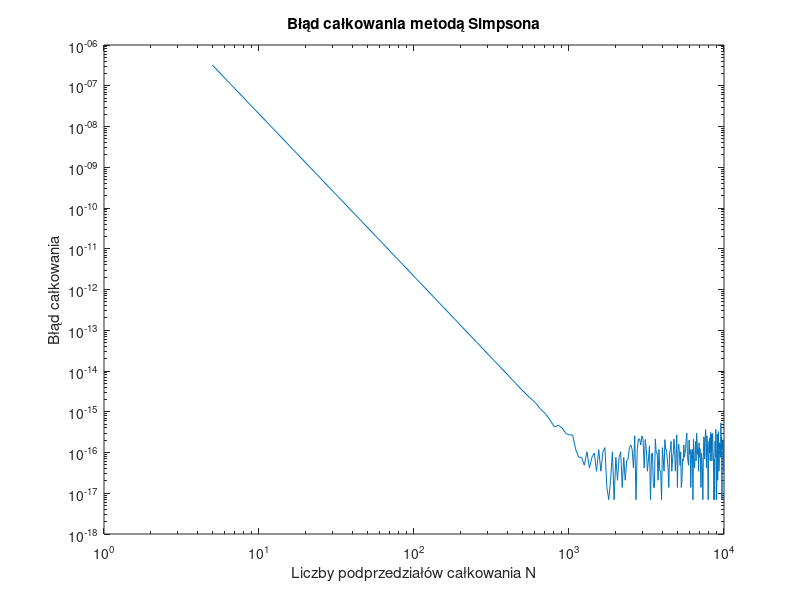

Reproduce this figure in MATLAB.
function [integration_error, Nt, ft_5, integral_1000] = zadanie3()
    % Numeryczne całkowanie metodą Simpsona.
    % Nt - wektor zawierający liczby podprzedziałów całkowania
    % integration_error - integration_error(1,i) zawiera błąd całkowania wyznaczony
    %   dla liczby podprzedziałów równej Nt(i). Zakładając, że obliczona wartość całki
    %   dla Nt(i) liczby podprzedziałów całkowania wyniosła integration_result,
    %   to integration_error(1,i) = abs(integration_result - reference_value),
    %   gdzie reference_value jest wartością referencyjną całki.
    % ft_5 - gęstość funkcji prawdopodobieństwa dla n=5
    % integral_1000 - całka od 0 do 5 funkcji gęstości prawdopodobieństwa
    %   dla 1000 podprzedziałów całkowania

    reference_value = 0.0473612919396179; % wartość referencyjna całki

    Nt = 5:50:10^4;
    integration_error = zeros(1, length(Nt));
    
    for i = 1:length(Nt)
        integration_result = calculate_simpson_method(@f, Nt(i));
        integration_error(i) = abs(integration_result-reference_value);
    end

    loglog(Nt, integration_error);
    xlabel('Liczby podprzedziałów całkowania N');
    ylabel('Błąd całkowania');
    title('Błąd całkowania metodą Simpsona');
    saveas(gcf, 'zadanie3.png');

    ft_5 = f(5);
    integral_1000 = calculate_simpson_method(@f, 1000);
end

function result = calculate_simpson_method(f, N)
    result = 0;
    a = 0;
    b = 5;
    delta_x = (b - a)/N;

    for i = 1:N
        x_i = a + (i - 1)*delta_x;
        next_x_i = a + i*delta_x;
        result = result + f(x_i) + 4*f((x_i + next_x_i)/2) + f(next_x_i);
    end
    result = (result * delta_x)/6;
end

function y = f(t)
    mi = 10;
    sigma = 3;
    y = 1/(sigma * sqrt(2*pi)) * exp((-(t-mi)^2)/(2*sigma^2));
end